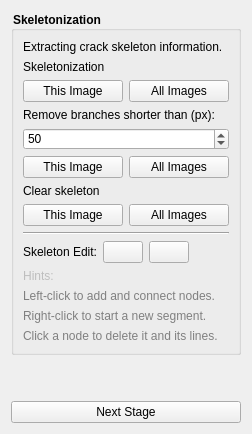
            <widget class="QWidget" name="page4">
             <layout class="QVBoxLayout" name="verticalLayout_9">
              <item>
               <layout class="QVBoxLayout" name="verticalLayout_8">
                <item>
                 <widget class="QGroupBox" name="groupBox_2">
                  <property name="styleSheet">
                   <string notr="true">QGroupBox{
    font-weight: bold;
}
</string>
                  </property>
                  <property name="title">
                   <string>Skeletonization</string>
                  </property>
                  <layout class="QVBoxLayout" name="verticalLayout_16">
                   <item>
                    <widget class="QLabel" name="label_16">
                     <property name="text">
                      <string>Extracting crack skeleton information.</string>
                     </property>
                    </widget>
                   </item>
                   <item>
                    <widget class="QLabel" name="skeletonizeLabel">
                     <property name="text">
                      <string>Skeletonization</string>
                     </property>
                    </widget>
                   </item>
                   <item>
                    <layout class="QHBoxLayout" name="skeletonizeButtonLayout">
                     <item>
                      <widget class="QPushButton" name="skeletonButton">
                       <property name="text">
                        <string>This Image</string>
                       </property>
                      </widget>
                     </item>
                     <item>
                      <widget class="QPushButton" name="skeletonAllButton">
                       <property name="text">
                        <string>All Images</string>
                       </property>
                      </widget>
                     </item>
                    </layout>
                   </item>
                   <item>
                    <widget class="QLabel" name="cleanBranchLabel">
                     <property name="text">
                      <string>Remove branches shorter than (px):</string>
                     </property>
                     <property name="wordWrap">
                      <bool>true</bool>
                     </property>
                    </widget>
                   </item>
                   <item>
                    <widget class="QSpinBox" name="branchLengthSpinBox">
                     <property name="toolTip">
                      <string>Branches shorter than this length are removed from the skeleton.</string>
                     </property>
                     <property name="minimum">
                      <number>1</number>
                     </property>
                     <property name="maximum">
                      <number>9999</number>
                     </property>
                     <property name="value">
                      <number>50</number>
                     </property>
                    </widget>
                   </item>
                   <item>
                    <layout class="QHBoxLayout" name="cleanBranchButtonLayout">
                     <item>
                      <widget class="QPushButton" name="cleanBranchButton">
                       <property name="text">
                        <string>This Image</string>
                       </property>
                      </widget>
                     </item>
                     <item>
                      <widget class="QPushButton" name="cleanBranchAllButton">
                       <property name="text">
                        <string>All Images</string>
                       </property>
                      </widget>
                     </item>
                    </layout>
                   </item>
                   <item>
                    <widget class="QLabel" name="clearSkeletonLabel">
                     <property name="text">
                      <string>Clear skeleton</string>
                     </property>
                    </widget>
                   </item>
                   <item>
                    <layout class="QHBoxLayout" name="clearSkeletonButtonLayout">
                     <item>
                      <widget class="QPushButton" name="clearSkeletonButton">
                       <property name="text">
                        <string>This Image</string>
                       </property>
                       <property name="icon">
                        <iconset resource="../icon.qrc">
                         <normaloff>:/icons/icons/delete.svg</normaloff>:/icons/icons/delete.svg</iconset>
                       </property>
                       <property name="iconSize">
                        <size>
                         <width>20</width>
                         <height>20</height>
                        </size>
                       </property>
                      </widget>
                     </item>
                     <item>
                      <widget class="QPushButton" name="clearSkeletonAllButton">
                       <property name="text">
                        <string>All Images</string>
                       </property>
                       <property name="icon">
                        <iconset resource="../icon.qrc">
                         <normaloff>:/icons/icons/delete.svg</normaloff>:/icons/icons/delete.svg</iconset>
                       </property>
                       <property name="iconSize">
                        <size>
                         <width>20</width>
                         <height>20</height>
                        </size>
                       </property>
                      </widget>
                     </item>
                    </layout>
                   </item>
                   <item>
                    <layout class="QVBoxLayout" name="verticalLayout_14">
                     <item>
                      <widget class="Line" name="line_3">
                       <property name="orientation">
                        <enum>Qt::Orientation::Horizontal</enum>
                       </property>
                      </widget>
                     </item>
                     <item>
                      <layout class="QHBoxLayout" name="horizontalLayout_14">
                       <item>
                        <widget class="QLabel" name="label_15">
                         <property name="sizePolicy">
                          <sizepolicy hsizetype="Fixed" vsizetype="Preferred">
                           <horstretch>0</horstretch>
                           <verstretch>0</verstretch>
                          </sizepolicy>
                         </property>
                         <property name="text">
                          <string>Skeleton Edit:</string>
                         </property>
                        </widget>
                       </item>
                       <item>
                        <widget class="QPushButton" name="nodeAddButton">
                         <property name="sizePolicy">
                          <sizepolicy hsizetype="Fixed" vsizetype="Fixed">
                           <horstretch>0</horstretch>
                           <verstretch>0</verstretch>
                          </sizepolicy>
                         </property>
                         <property name="text">
                          <string/>
                         </property>
                         <property name="icon">
                          <iconset resource="../icon.qrc">
                           <normaloff>:/icons/icons/routeadd.svg</normaloff>:/icons/icons/routeadd.svg</iconset>
                         </property>
                         <property name="iconSize">
                          <size>
                           <width>25</width>
                           <height>25</height>
                          </size>
                         </property>
                         <property name="checkable">
                          <bool>true</bool>
                         </property>
                         <attribute name="buttonGroup">
                          <string notr="true">skeletonButtonGroup</string>
                         </attribute>
                        </widget>
                       </item>
                       <item>
                        <widget class="QPushButton" name="nodeDeleteButton">
                         <property name="sizePolicy">
                          <sizepolicy hsizetype="Fixed" vsizetype="Fixed">
                           <horstretch>0</horstretch>
                           <verstretch>0</verstretch>
                          </sizepolicy>
                         </property>
                         <property name="text">
                          <string/>
                         </property>
                         <property name="icon">
                          <iconset resource="../icon.qrc">
                           <normaloff>:/icons/icons/routedelete.svg</normaloff>:/icons/icons/routedelete.svg</iconset>
                         </property>
                         <property name="iconSize">
                          <size>
                           <width>25</width>
                           <height>25</height>
                          </size>
                         </property>
                         <property name="checkable">
                          <bool>true</bool>
                         </property>
                         <attribute name="buttonGroup">
                          <string notr="true">skeletonButtonGroup</string>
                         </attribute>
                        </widget>
                       </item>
                       <item>
                        <spacer name="horizontalSpacer_8">
                         <property name="orientation">
                          <enum>Qt::Orientation::Horizontal</enum>
                         </property>
                         <property name="sizeHint" stdset="0">
                          <size>
                           <width>40</width>
                           <height>20</height>
                          </size>
                         </property>
                        </spacer>
                       </item>
                      </layout>
                     </item>
                     <item>
                      <widget class="QPushButton" name="hintsButton">
                       <property name="enabled">
                        <bool>false</bool>
                       </property>
                       <property name="sizePolicy">
                        <sizepolicy hsizetype="Fixed" vsizetype="Fixed">
                         <horstretch>0</horstretch>
                         <verstretch>0</verstretch>
                        </sizepolicy>
                       </property>
                       <property name="styleSheet">
                        <string notr="true">QPushButton {
    border: none; 
    background: transparent;
}
QPushButton:hover {
    background-color: lightgray;
}
QPushButton:pressed {
    background-color: lightblue;
}
</string>
                       </property>
                       <property name="text">
                        <string>Hints:</string>
                       </property>
                       <property name="icon">
                        <iconset resource="../icon.qrc">
                         <normaloff>:/icons/icons/hints.svg</normaloff>:/icons/icons/hints.svg</iconset>
                       </property>
                       <property name="iconSize">
                        <size>
                         <width>18</width>
                         <height>18</height>
                        </size>
                       </property>
                      </widget>
                     </item>
                     <item>
                      <widget class="QLabel" name="hintsLabel1">
                       <property name="styleSheet">
                        <string notr="true">color: gray;
</string>
                       </property>
                       <property name="text">
                        <string>Left-click to add and connect nodes.</string>
                       </property>
                      </widget>
                     </item>
                     <item>
                      <widget class="QLabel" name="hintsLabel2">
                       <property name="styleSheet">
                        <string notr="true">color: gray;
</string>
                       </property>
                       <property name="text">
                        <string>Right-click to start a new segment.</string>
                       </property>
                      </widget>
                     </item>
                     <item>
                      <widget class="QLabel" name="hintsLabel3">
                       <property name="styleSheet">
                        <string notr="true">color: gray;
</string>
                       </property>
                       <property name="text">
                        <string>Click a node to delete it and its lines.</string>
                       </property>
                      </widget>
                     </item>
                    </layout>
                   </item>
                  </layout>
                 </widget>
                </item>
                <item>
                 <spacer name="verticalSpacer_3">
                  <property name="orientation">
                   <enum>Qt::Orientation::Vertical</enum>
                  </property>
                  <property name="sizeHint" stdset="0">
                   <size>
                    <width>20</width>
                    <height>40</height>
                   </size>
                  </property>
                 </spacer>
                </item>
                <item>
                 <widget class="QPushButton" name="nextButton4">
                  <property name="text">
                   <string>Next Stage</string>
                  </property>
                 </widget>
                </item>
               </layout>
              </item>
             </layout>
            </widget>
